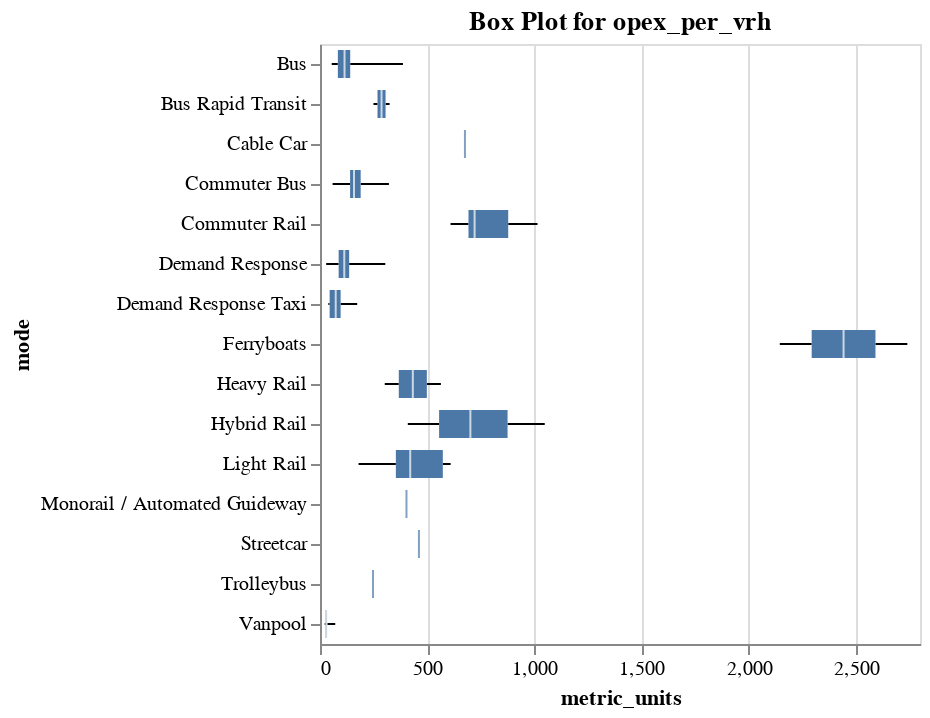
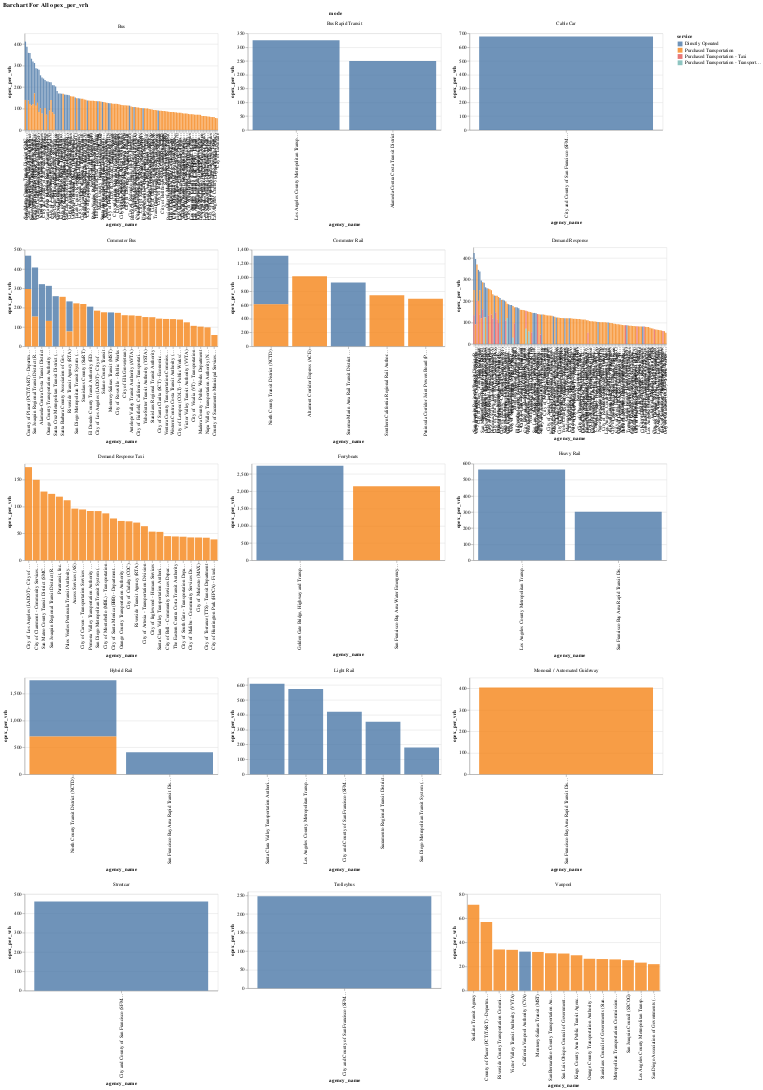

The notebook cell saved with these charts, in order:
### Markdown cell above
### Operating Expense per Vehicle Revenue Hours
opex_per_vrh

### Code cell
metrics_charts(["opex_per_vrh"], df=no_zero_rows_melt)

### Figure 1 — Vega-Lite specification as saved in the notebook (floating-point values rounded to 4 significant figures; data arrays with more than 128 entries replaced by an {"elided": "..."} marker saying what was removed)
{"config": {"view": {"continuousWidth": 300, "continuousHeight": 300}}, "data": {"name": "data-319aa3b6a53bb099f96f42ee69cc717e"}, "mark": {"type": "boxplot", "extent": "min-max"}, "encoding": {"x": {"field": "metric_units", "type": "quantitative"}, "y": {"field": "mode", "type": "nominal"}}, "height": 300, "params": [{"name": "param_8", "select": {"type": "interval", "encodings": ["x", "y"]}, "bind": "scales"}], "title": "Box Plot for opex_per_vrh", "width": "container", "$schema": "https://vega.github.io/schema/vega-lite/v5.20.1.json", "datasets": {"data-319aa3b6a53bb099f96f42ee69cc717e": {"elided": "401 records"}}}

### Figure 2 — Vega-Lite specification as saved in the notebook (floating-point values rounded to 4 significant figures; data arrays with more than 128 entries replaced by an {"elided": "..."} marker saying what was removed)
{"config": {"view": {"continuousWidth": 300, "continuousHeight": 300}}, "data": {"name": "data-319aa3b6a53bb099f96f42ee69cc717e"}, "facet": {"field": "mode", "type": "nominal"}, "spec": {"mark": {"type": "bar"}, "encoding": {"color": {"field": "service", "type": "nominal"}, "opacity": {"condition": [{"param": "param_7", "value": 0.8}], "value": 0.2}, "tooltip": [{"field": "agency_name", "type": "nominal"}, {"field": "mode", "type": "nominal"}, {"field": "service", "type": "nominal"}, {"field": "metric_units", "type": "quantitative"}], "x": {"field": "agency_name", "sort": "-y", "type": "nominal"}, "y": {"field": "metric_units", "title": "opex_per_vrh", "type": "quantitative"}}, "height": 200, "name": "view_5", "width": 400}, "columns": 3, "params": [{"name": "param_7", "select": {"type": "point", "fields": ["service"]}, "bind": "legend", "views": ["view_5"]}], "resolve": {"scale": {"x": "independent", "y": "independent"}}, "title": "Barchart For All opex_per_vrh", "$schema": "https://vega.github.io/schema/vega-lite/v5.20.1.json", "datasets": {"data-319aa3b6a53bb099f96f42ee69cc717e": {"elided": "401 records"}}}
